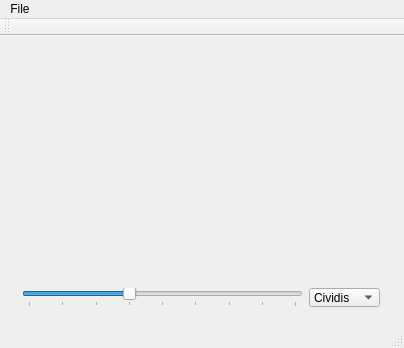
<?xml version="1.0" encoding="UTF-8"?>
<ui version="4.0">
 <class>MainWindow</class>
 <widget class="QMainWindow" name="MainWindow">
  <property name="geometry">
   <rect>
    <x>0</x>
    <y>0</y>
    <width>404</width>
    <height>348</height>
   </rect>
  </property>
  <property name="windowTitle">
   <string>MainWindow</string>
  </property>
  <widget class="QWidget" name="centralWidget">
   <layout class="QGridLayout" name="gridLayout">
    <item row="0" column="0">
     <layout class="QVBoxLayout" name="verticalLayout">
      <item>
       <widget class="SphereWidget" name="sphereWidget" native="true">
        <widget class="QWidget" name="horizontalLayoutWidget">
         <property name="geometry">
          <rect>
           <x>0</x>
           <y>230</y>
           <width>380</width>
           <height>41</height>
          </rect>
         </property>
         <layout class="QHBoxLayout" name="horizontalLayout_3">
          <item>
           <widget class="QSlider" name="horizontalSlider">
            <property name="maximum">
             <number>8</number>
            </property>
            <property name="singleStep">
             <number>1</number>
            </property>
            <property name="value">
             <number>3</number>
            </property>
            <property name="orientation">
             <enum>Qt::Horizontal</enum>
            </property>
            <property name="tickPosition">
             <enum>QSlider::TicksBelow</enum>
            </property>
            <property name="tickInterval">
             <number>1</number>
            </property>
           </widget>
          </item>
          <item>
           <widget class="QComboBox" name="comboBox">
            <property name="currentText">
             <string>Viridis</string>
            </property>
            <item>
             <property name="text">
              <string>Cividis</string>
             </property>
            </item>
            <item>
             <property name="text">
              <string>Inferno</string>
             </property>
            </item>
            <item>
             <property name="text">
              <string>Magma</string>
             </property>
            </item>
            <item>
             <property name="text">
              <string>Plasma</string>
             </property>
            </item>
            <item>
             <property name="text">
              <string>Turbo</string>
             </property>
            </item>
            <item>
             <property name="text">
              <string>Viridis</string>
             </property>
            </item>
           </widget>
          </item>
         </layout>
        </widget>
       </widget>
      </item>
     </layout>
    </item>
   </layout>
  </widget>
  <widget class="QToolBar" name="mainToolBar">
   <attribute name="toolBarArea">
    <enum>TopToolBarArea</enum>
   </attribute>
   <attribute name="toolBarBreak">
    <bool>false</bool>
   </attribute>
  </widget>
  <widget class="QStatusBar" name="statusBar"/>
  <widget class="QMenuBar" name="menuBar">
   <property name="geometry">
    <rect>
     <x>0</x>
     <y>0</y>
     <width>404</width>
     <height>22</height>
    </rect>
   </property>
   <widget class="QMenu" name="menuFile">
    <property name="title">
     <string>File</string>
    </property>
    <addaction name="actionOpen"/>
    <addaction name="separator"/>
    <addaction name="actionExit"/>
   </widget>
   <addaction name="menuFile"/>
  </widget>
  <action name="actionOpen">
   <property name="text">
    <string>Open</string>
   </property>
  </action>
  <action name="actionExit">
   <property name="text">
    <string>Exit</string>
   </property>
  </action>
  <action name="actionViridis">
   <property name="text">
    <string>Viridis</string>
   </property>
  </action>
  <action name="actionMagma">
   <property name="text">
    <string>Magma</string>
   </property>
  </action>
  <action name="actionInferno">
   <property name="text">
    <string>Inferno</string>
   </property>
  </action>
  <action name="actionPlasma">
   <property name="text">
    <string>Plasma</string>
   </property>
  </action>
  <action name="actionCividis">
   <property name="text">
    <string>Cividis</string>
   </property>
  </action>
  <action name="actionTurbo">
   <property name="text">
    <string>Turbo</string>
   </property>
  </action>
 </widget>
 <layoutdefault spacing="6" margin="11"/>
 <customwidgets>
  <customwidget>
   <class>SphereWidget</class>
   <extends>QWidget</extends>
   <header>spherewidget.h</header>
   <container>1</container>
  </customwidget>
 </customwidgets>
 <resources/>
 <connections/>
</ui>
